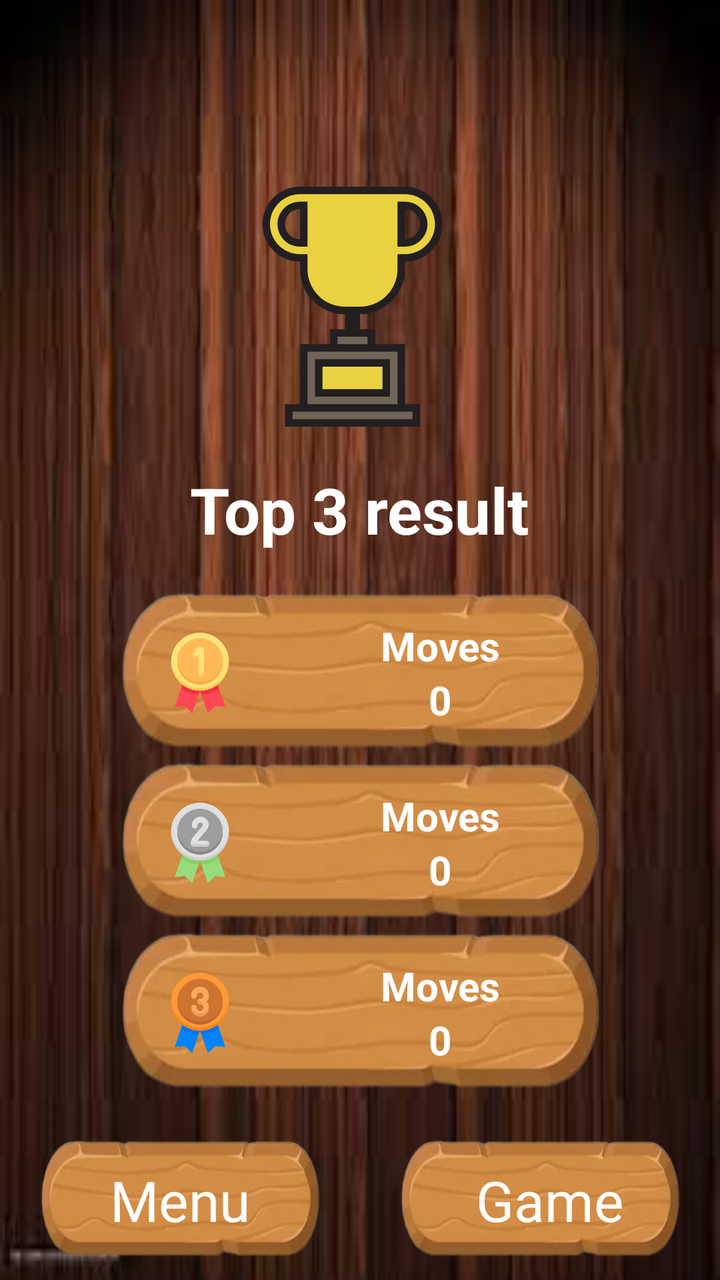
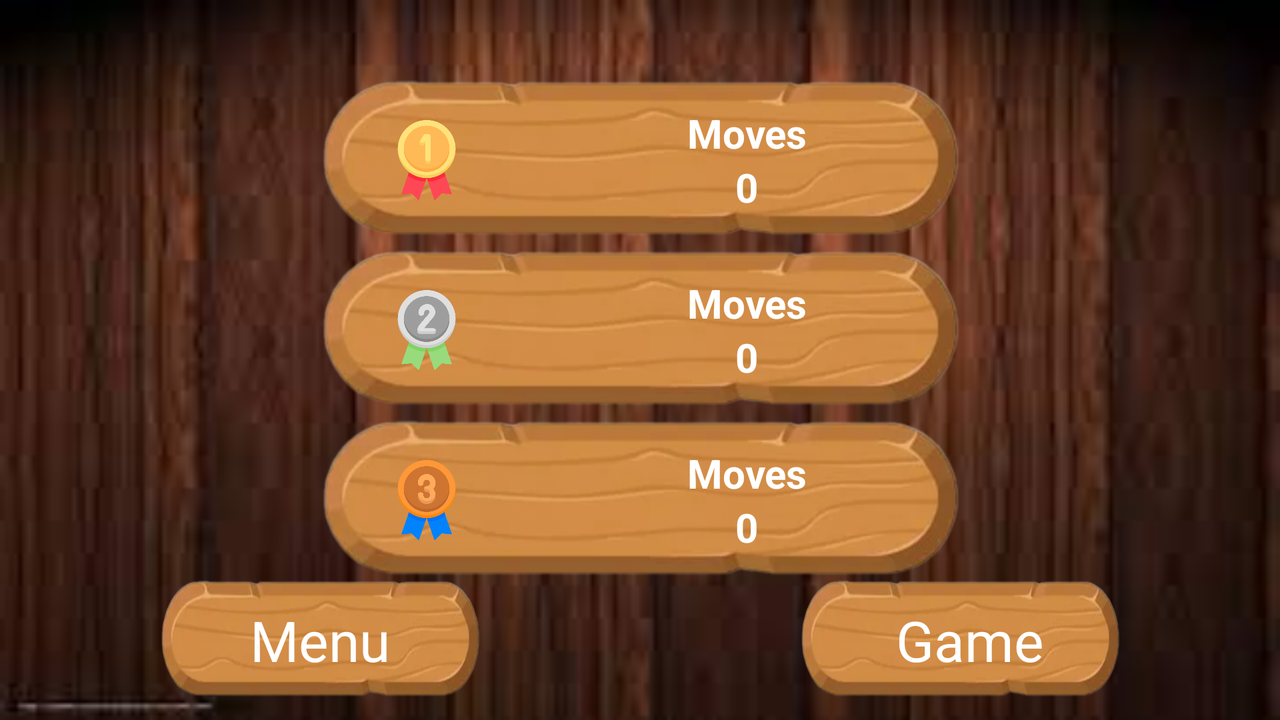

One screen, two layout resources from the same app: the default and the repository's alternative for another configuration. Each is rendered where Android would select it; the XML of both is given below.
<!-- AndroidManifest.xml: application theme Theme.Pazzle15 -->
<!-- res/layout/activity_statistics.xml -->
<?xml version="1.0" encoding="utf-8"?>
<FrameLayout xmlns:android="http://schemas.android.com/apk/res/android"
    xmlns:tools="http://schemas.android.com/tools"
    android:layout_width="match_parent"
    android:layout_height="match_parent"
    android:background="@drawable/img_99"
    android:gravity="center"
    tools:context=".WinActivity">

    <LinearLayout
        android:layout_width="match_parent"
        android:layout_height="match_parent"
        android:gravity="center"
        android:orientation="vertical">

        <ImageView
            android:layout_width="120dp"
            android:layout_height="120dp"
            android:contentDescription="@string/todo"
            android:src="@drawable/ic_win_icon"
            tools:ignore="MissingConstraints" />

        <TextView
            android:layout_width="wrap_content"
            android:layout_height="wrap_content"
            android:layout_marginVertical="20dp"
            android:text="Top 3 result"
            android:textColor="@color/white"
            android:textSize="32sp"
            android:textStyle="bold" />


        <LinearLayout
            android:layout_width="match_parent"
            android:layout_height="wrap_content"
            android:orientation="vertical">

            <LinearLayout
                android:layout_width="match_parent"
                android:layout_height="80dp"
                android:layout_gravity="center"
                android:layout_marginHorizontal="60dp"
                android:background="@drawable/bg_1"
                android:baselineAligned="false">


                <LinearLayout
                    android:layout_width="0dp"
                    android:layout_height="match_parent"
                    android:layout_weight="1"
                    android:gravity="center"
                    android:orientation="vertical">

                    <ImageView
                        android:layout_width="60dp"
                        android:layout_height="60dp"
                        android:padding="10dp"
                        android:src="@drawable/medal_1" />


                </LinearLayout>

                <LinearLayout
                    android:layout_width="0dp"
                    android:layout_height="match_parent"
                    android:layout_weight="2"
                    android:gravity="center"
                    android:orientation="vertical">

                    <TextView
                        android:layout_width="wrap_content"
                        android:layout_height="wrap_content"
                        android:layout_gravity="center"
                        android:gravity="center"
                        android:text="@string/moves"
                        android:textColor="@color/white"
                        android:textSize="20sp"
                        android:textStyle="bold" />

                    <TextView
                        android:id="@+id/static_1"
                        android:layout_width="wrap_content"
                        android:layout_height="wrap_content"
                        android:layout_gravity="center"
                        android:gravity="center"
                        android:text="0"
                        android:textColor="@color/white"
                        android:textSize="20sp"
                        android:textStyle="bold" />


                </LinearLayout>

            </LinearLayout>

            <LinearLayout
                android:layout_width="match_parent"
                android:layout_height="80dp"
                android:layout_gravity="center"
                android:layout_marginHorizontal="60dp"
                android:layout_marginVertical="5dp"
                android:background="@drawable/bg_1"
                android:baselineAligned="false">


                <LinearLayout
                    android:layout_width="0dp"
                    android:layout_height="match_parent"
                    android:layout_weight="1"
                    android:gravity="center"
                    android:orientation="vertical">

                    <ImageView
                        android:layout_width="60dp"
                        android:layout_height="60dp"
                        android:contentDescription="@string/todo"
                        android:padding="10dp"
                        android:src="@drawable/medal_2" />


                </LinearLayout>


                <LinearLayout
                    android:layout_width="0dp"
                    android:layout_height="match_parent"
                    android:layout_weight="2"
                    android:gravity="center"
                    android:orientation="vertical">

                    <TextView
                        android:layout_width="wrap_content"
                        android:layout_height="wrap_content"
                        android:layout_gravity="center"
                        android:gravity="center"
                        android:text="@string/moves"
                        android:textColor="@color/white"
                        android:textSize="20sp"
                        android:textStyle="bold" />

                    <TextView
                        android:id="@+id/static_2"
                        android:layout_width="wrap_content"
                        android:layout_height="wrap_content"
                        android:layout_gravity="center"
                        android:gravity="center"
                        android:text="0"
                        android:textColor="@color/white"
                        android:textSize="20sp"
                        android:textStyle="bold" />


                </LinearLayout>

            </LinearLayout>

            <LinearLayout
                android:layout_width="match_parent"
                android:layout_height="80dp"
                android:layout_gravity="center"
                android:layout_marginHorizontal="60dp"
                android:background="@drawable/bg_1"
                android:baselineAligned="false">


                <LinearLayout
                    android:layout_width="0dp"
                    android:layout_height="match_parent"
                    android:layout_weight="1"
                    android:gravity="center"
                    android:orientation="vertical">

                    <ImageView
                        android:layout_width="60dp"
                        android:layout_height="60dp"
                        android:contentDescription="@string/todo"
                        android:padding="10dp"
                        android:src="@drawable/medal_3" />

                </LinearLayout>

                <LinearLayout
                    android:layout_width="0dp"
                    android:layout_height="match_parent"
                    android:layout_weight="2"
                    android:gravity="center"
                    android:orientation="vertical">

                    <TextView
                        android:layout_width="wrap_content"
                        android:layout_height="wrap_content"
                        android:layout_gravity="center"
                        android:gravity="center"
                        android:text="@string/moves"
                        android:textColor="@color/white"
                        android:textSize="20sp"
                        android:textStyle="bold" />

                    <TextView
                        android:id="@+id/static_3"
                        android:layout_width="wrap_content"
                        android:layout_height="wrap_content"
                        android:layout_gravity="center"
                        android:gravity="center"
                        android:text="0"
                        android:textColor="@color/white"
                        android:textSize="20sp"
                        android:textStyle="bold" />


                </LinearLayout>

            </LinearLayout>

        </LinearLayout>

    </LinearLayout>


    <LinearLayout
        android:layout_width="match_parent"
        android:layout_height="60dp"
        android:layout_gravity="bottom"
        android:layout_marginBottom="10dp"
        android:orientation="horizontal">

        <LinearLayout
            android:id="@+id/menu_static"
            android:layout_width="0dp"
            android:layout_height="match_parent"
            android:layout_marginHorizontal="20dp"
            android:layout_weight="1"
            android:background="@drawable/bg_1"
            android:gravity="center">


            <TextView
                android:layout_width="wrap_content"
                android:layout_height="wrap_content"
                android:layout_gravity="center"
                android:text="Menu"
                android:textColor="@color/white"
                android:textSize="28sp" />

        </LinearLayout>

        <LinearLayout
            android:id="@+id/game_static"
            android:layout_width="0dp"
            android:layout_height="match_parent"
            android:layout_marginHorizontal="20dp"
            android:layout_weight="1"
            android:background="@drawable/bg_1"
            android:gravity="center">


            <TextView
                android:layout_width="wrap_content"
                android:layout_height="wrap_content"
                android:layout_gravity="center"
                android:layout_marginStart="10dp"
                android:text="Game"
                android:textColor="@color/white"
                android:textSize="28sp" />

        </LinearLayout>


    </LinearLayout>


</FrameLayout>
<!-- resources referenced by this layout -->
<resources>
  <color name="white">#FFFFFFFF</color>
  <!-- drawable bg_1: png bitmap (drawable, 84719 bytes) -->
  <!-- drawable ic_win_icon (drawable) -->
  <vector xmlns:android="http://schemas.android.com/apk/res/android"
      android:width="800dp"
      android:height="800dp"
      android:viewportWidth="32"
      android:viewportHeight="32">
    <path
        android:pathData="M6.5,31.5l0,-2l2,0l0,-8l4,0l0,-2.001l5,0l0,2.001l4,0l0,8l2,0l0,2z"
        android:fillColor="#716558"/>
    <path
        android:pathData="M10.5,27.5v-4h9v4H10.5zM14,16.5c-3.033,0 -5.5,-2.468 -5.5,-5.5V9.5H8C5.519,9.5 3.5,7.481 3.5,5S5.519,0.5 8,0.5h14c2.482,0 4.501,2.019 4.501,4.5s-2.019,4.5 -4.5,4.5h-0.5L21.5,10.999c0,3.033 -2.467,5.501 -5.5,5.501H14zM21.5,7.5H22c1.379,0 2.501,-1.121 2.501,-2.5s-1.122,-2.5 -2.5,-2.5h-0.5L21.5,7.5zM8,2.5C6.622,2.5 5.5,3.621 5.5,5S6.622,7.5 8,7.5h0.5v-5H8z"
        android:fillColor="#EAD13F"/>
    <path
        android:pathData="M22,11l0.001,-1c2.761,0 5,-2.239 5,-5c0,-2.761 -2.239,-5 -5,-5H8C5.239,0 3,2.239 3,5c0,2.761 2.239,5 5,5v1c0,3.314 2.686,6 6,6v2h-2V21H8v8H6v3h18v-3h-2v-8h-4v-2.001h-2v-2C19.314,17 22,14.314 22,11zM23,30v1H7v-1H23zM21,29H9v-7h12V29zM17,19.999v1H13v-1H17zM9,11V9H8C5.794,9 4,7.206 4,5c0,-2.206 1.794,-4 4,-4l14.001,0c2.206,0 4,1.794 4,4c0,2.189 -1.766,3.972 -3.949,4L21,9v2c0,2.757 -2.243,5 -5,5h-2C11.243,16 9,13.757 9,11zM22.001,8c1.654,0 3,-1.346 3,-3s-1.346,-3 -3,-3L21,2l0,6L22.001,8zM22.001,3c1.105,0 2,0.895 2,2c0,1.105 -0.895,2 -2,2V3zM5,5c0,1.654 1.346,3 3,3h1V2H8C6.346,2 5,3.346 5,5zM8,7C6.896,7 6,6.105 6,5c0,-1.105 0.895,-2 2,-2V7zM20,23H10v5h10V23zM19,27h-8v-3h8V27z"
        android:fillColor="#231F20"/>
  </vector>
  <!-- drawable img_99: jpg bitmap (drawable, 4692 bytes) -->
  <!-- drawable medal_1: png bitmap (drawable, 45231 bytes) -->
  <!-- drawable medal_2: png bitmap (drawable, 45675 bytes) -->
  <!-- drawable medal_3: png bitmap (drawable, 49416 bytes) -->
  <string name="moves">Moves</string>
  <string name="todo">TODO</string>
  <style name="Theme.Pazzle15" parent="Base.Theme.Pazzle15" />
  <style name="Base.Theme.Pazzle15" parent="Theme.Material3.DayNight.NoActionBar">
          
          
          <item name="android:windowTranslucentStatus">true</item>
          <item name="android:statusBarColor">@android:color/transparent</item>
  
      </style>
</resources>
<!-- res/layout-land/activity_statistics.xml (the repository's variant of the layout above) -->
<!-- drawn on the phone turned sideways -->
<?xml version="1.0" encoding="utf-8"?>
<FrameLayout xmlns:android="http://schemas.android.com/apk/res/android"
    xmlns:tools="http://schemas.android.com/tools"
    android:layout_width="match_parent"
    android:layout_height="match_parent"
    android:background="@drawable/img_99"
    android:gravity="center"
    tools:context=".WinActivity">

    <LinearLayout
        android:layout_width="match_parent"
        android:layout_height="match_parent"
        android:orientation="vertical">


        <LinearLayout
            android:layout_width="match_parent"
            android:layout_marginVertical="40dp"
            android:layout_height="wrap_content"
            android:layout_marginHorizontal="80dp"
            android:orientation="vertical">

            <LinearLayout
                android:layout_width="match_parent"
                android:layout_height="80dp"
                android:layout_gravity="center"
                android:layout_marginHorizontal="80dp"
                android:background="@drawable/bg_1"
                android:baselineAligned="false">


                <LinearLayout
                    android:layout_width="0dp"
                    android:layout_height="match_parent"
                    android:layout_weight="1"
                    android:gravity="center"
                    android:orientation="vertical">

                    <ImageView
                        android:layout_width="60dp"
                        android:layout_height="60dp"
                        android:padding="10dp"
                        android:src="@drawable/medal_1" />


                </LinearLayout>

                <LinearLayout
                    android:layout_width="0dp"
                    android:layout_height="match_parent"
                    android:layout_weight="2"
                    android:gravity="center"
                    android:orientation="vertical">

                    <TextView
                        android:layout_width="wrap_content"
                        android:layout_height="wrap_content"
                        android:layout_gravity="center"
                        android:gravity="center"
                        android:text="@string/moves"
                        android:textColor="@color/white"
                        android:textSize="20sp"
                        android:textStyle="bold" />

                    <TextView
                        android:id="@+id/static_1"
                        android:layout_width="wrap_content"
                        android:layout_height="wrap_content"
                        android:layout_gravity="center"
                        android:gravity="center"
                        android:text="0"
                        android:textColor="@color/white"
                        android:textSize="20sp"
                        android:textStyle="bold" />


                </LinearLayout>

            </LinearLayout>

            <LinearLayout
                android:layout_width="match_parent"
                android:layout_height="80dp"
                android:layout_gravity="center"
                android:layout_marginHorizontal="80dp"
                android:layout_marginVertical="5dp"
                android:background="@drawable/bg_1"
                android:baselineAligned="false">


                <LinearLayout
                    android:layout_width="0dp"
                    android:layout_height="match_parent"
                    android:layout_weight="1"
                    android:gravity="center"
                    android:orientation="vertical">

                    <ImageView
                        android:layout_width="60dp"
                        android:layout_height="60dp"
                        android:contentDescription="@string/todo"
                        android:padding="10dp"
                        android:src="@drawable/medal_2" />


                </LinearLayout>


                <LinearLayout
                    android:layout_width="0dp"
                    android:layout_height="match_parent"
                    android:layout_weight="2"
                    android:gravity="center"
                    android:orientation="vertical">

                    <TextView
                        android:layout_width="wrap_content"
                        android:layout_height="wrap_content"
                        android:layout_gravity="center"
                        android:gravity="center"
                        android:text="@string/moves"
                        android:textColor="@color/white"
                        android:textSize="20sp"
                        android:textStyle="bold" />

                    <TextView
                        android:id="@+id/static_2"
                        android:layout_width="wrap_content"
                        android:layout_height="wrap_content"
                        android:layout_gravity="center"
                        android:gravity="center"
                        android:text="0"
                        android:textColor="@color/white"
                        android:textSize="20sp"
                        android:textStyle="bold" />


                </LinearLayout>

            </LinearLayout>

            <LinearLayout
                android:layout_width="match_parent"
                android:layout_height="80dp"
                android:layout_gravity="center"
                android:layout_marginHorizontal="80dp"
                android:background="@drawable/bg_1"
                android:baselineAligned="false">


                <LinearLayout
                    android:layout_width="0dp"
                    android:layout_height="match_parent"
                    android:layout_weight="1"
                    android:gravity="center"
                    android:orientation="vertical">

                    <ImageView
                        android:layout_width="60dp"
                        android:layout_height="60dp"
                        android:contentDescription="@string/todo"
                        android:padding="10dp"
                        android:src="@drawable/medal_3" />

                </LinearLayout>

                <LinearLayout
                    android:layout_width="0dp"
                    android:layout_height="match_parent"
                    android:layout_weight="2"
                    android:gravity="center"
                    android:orientation="vertical">

                    <TextView
                        android:layout_width="wrap_content"
                        android:layout_height="wrap_content"
                        android:layout_gravity="center"
                        android:gravity="center"
                        android:text="@string/moves"
                        android:textColor="@color/white"
                        android:textSize="20sp"
                        android:textStyle="bold" />

                    <TextView
                        android:id="@+id/static_3"
                        android:layout_width="wrap_content"
                        android:layout_height="wrap_content"
                        android:layout_gravity="center"
                        android:gravity="center"
                        android:text="0"
                        android:textColor="@color/white"
                        android:textSize="20sp"
                        android:textStyle="bold" />


                </LinearLayout>

            </LinearLayout>

        </LinearLayout>

    </LinearLayout>


    <LinearLayout
        android:layout_width="match_parent"
        android:layout_height="60dp"
        android:layout_gravity="bottom"
        android:layout_marginBottom="10dp"
        android:orientation="horizontal">

        <LinearLayout
            android:id="@+id/menu_static"
            android:layout_width="0dp"
            android:layout_height="match_parent"
            android:layout_marginHorizontal="80dp"
            android:layout_weight="1"
            android:background="@drawable/bg_1"
            android:gravity="center">


            <TextView
                android:layout_width="wrap_content"
                android:layout_height="wrap_content"
                android:layout_gravity="center"
                android:text="Menu"
                android:textColor="@color/white"
                android:textSize="28sp" />

        </LinearLayout>

        <LinearLayout
            android:id="@+id/game_static"
            android:layout_width="0dp"
            android:layout_height="match_parent"
            android:layout_marginHorizontal="80dp"
            android:layout_weight="1"
            android:background="@drawable/bg_1"
            android:gravity="center">


            <TextView
                android:layout_width="wrap_content"
                android:layout_height="wrap_content"
                android:layout_gravity="center"
                android:layout_marginStart="10dp"
                android:text="Game"
                android:textColor="@color/white"
                android:textSize="28sp" />

        </LinearLayout>


    </LinearLayout>


</FrameLayout>
<!-- resources referenced by the variant -->
<!-- as the phone turned sideways resolves them -->
<resources>
  <color name="white">#FFFFFFFF</color>
  <!-- drawable bg_1: png bitmap (drawable, 84719 bytes) -->
  <!-- drawable img_99: jpg bitmap (drawable, 4692 bytes) -->
  <!-- drawable medal_1: png bitmap (drawable, 45231 bytes) -->
  <!-- drawable medal_2: png bitmap (drawable, 45675 bytes) -->
  <!-- drawable medal_3: png bitmap (drawable, 49416 bytes) -->
  <string name="moves">Moves</string>
  <string name="todo">TODO</string>
  <style name="Theme.Pazzle15" parent="Base.Theme.Pazzle15" />
  <style name="Base.Theme.Pazzle15" parent="Theme.Material3.DayNight.NoActionBar">
          
          
          <item name="android:windowTranslucentStatus">true</item>
          <item name="android:statusBarColor">@android:color/transparent</item>
  
      </style>
</resources>
